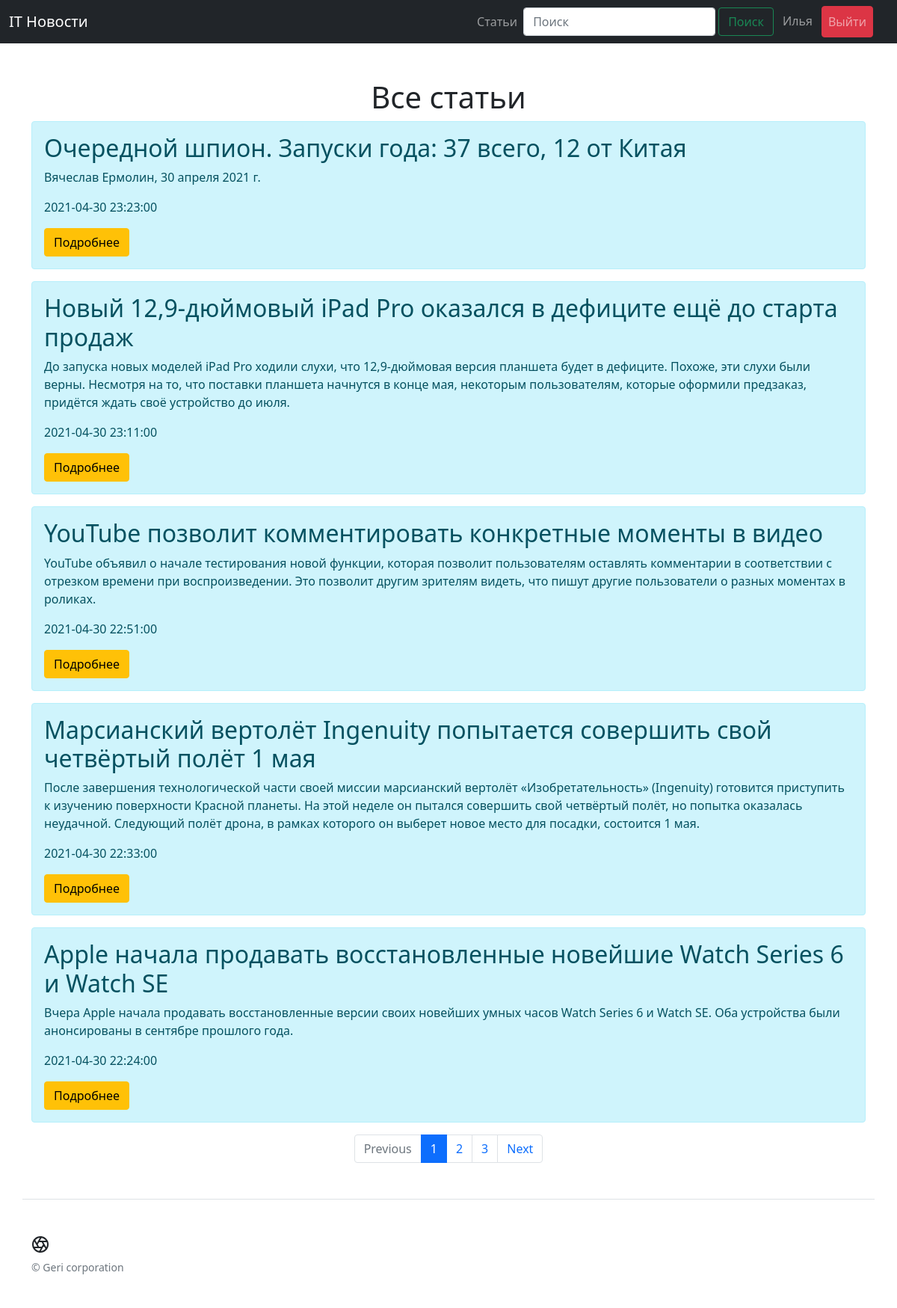
The page /posts (signed in) on the database its author committed.
### models.py (models this page shows, shortened)
class Users(db.Model, UserMixin, SerializerMixin):
    id = db.Column(db.Integer, primary_key=True, autoincrement=True)
    name = db.Column(db.Text, nullable=False)
    surname = db.Column(db.Text, nullable=False)
    email = db.Column(db.Text, nullable=False)
    password = db.Column(db.Text, nullable=False)
    created_date = db.Column(db.DateTime, nullable=False, default=datetime.datetime.utcnow)
    image = db.Column(db.Text)
    mailing = db.Column(db.Boolean, nullable=False, default=False)
    mailing_posts = db.Column(db.Text)

class Article(db.Model):
    id = db.Column(db.Integer, primary_key=True, autoincrement=True)
    title = db.Column(db.String(250), nullable=False)
    intro = db.Column(db.String(300), nullable=False)
    date = db.Column(db.DateTime, default=datetime.datetime.utcnow)
    flag = db.Column(db.Boolean, default=False)
    url = db.Column(db.Text, default='')
    post_url = db.Column(db.Text, default='')
    teleg_flag = db.Column(db.Boolean, default=False)

### app.py (the view)
@app.route('/posts', methods=['POST', 'GET'])
def posts():
    page = request.args.get('page', 1, type=int)
    if request.method == 'POST':
        search = request.form['search']
    else:
        search = request.args.get('search', None, type=str)
    if search:
        articles = Article.query.order_by(Article.date.desc()).filter(
            Article.title.like(f'%{search}%') | Article.intro.like(f'%{search}%') | Article.id.like(f'%{search}%')
        )
        next_url, prev_url, active, pages = None, None, None, None
    else:
        articles = Article.query.order_by(Article.date.desc()).paginate(page, 5, True)
        next_url = url_for('posts', page=articles.next_num) if articles.has_next else None
        prev_url = url_for('posts', page=articles.prev_num) if articles.has_prev else None
        articles = articles.items
        if page == 1:
            active, pages = 1, [1, 2, 3]
        elif next_url:
            active, pages = page, [page - 1, page, page + 1]
        else:
            active, pages = page, [page - 2, page - 1, page]
    return render_template('posts.html', articles=articles, next_url=next_url, prev_url=prev_url,
                           active=active, pages=pages)

### account_user.py (called while the page is built)
@login_manager.user_loader
def load_user(user_id):
    return Users.query.get(user_id)

### templates/posts.html (shortened to what this page needs)
{% extends 'base.html' %}
{% block body %}
	<div class="container mt-5">
		<h1 class="text-center">Все статьи</h1>
		{% for el in articles %}
			<div class="alert alert-info">
				<h2>{{ el.title }}</h2>
				<p>{{ el.intro }}</p>
				<p>{{ el.date }}</p>
				<a href="/posts/{{ el.id }}" class="btn btn-warning" target="_blank">Подробнее</a>
			</div>
		{% endfor %}
	</div>
	{% if active %}
		<nav aria-label="Page navigation example">
			<ul class="pagination justify-content-center">
				<li class="page-item {{ '' if prev_url else 'disabled' }}">
					<a class="page-link" href="{{ prev_url }}" tabindex="-1" aria-disabled="true">Previous</a>
				</li>
				<li class="page-item {{ 'active' if pages[0] == active else '' }}" aria-current="page">
					<a class="page-link" href="{{ url_for('posts', page=pages[0]) }}">{{ pages[0] }}</a>
				</li>
				<li class="page-item {{ 'active' if pages[1] == active else '' }}" aria-current="page">
					<a class="page-link" href="{{ url_for('posts', page=pages[1]) }}">{{ pages[1] }}</a>
				</li>
				<li class="page-item {{ 'active' if pages[2] == active else '' }}" aria-current="page">
					<a class="page-link" href="{{ url_for('posts', page=pages[2]) }}">{{ pages[2] }}</a>
				</li>
				<li class="page-item {{ '' if next_url else 'disabled' }}">
					<a class="page-link" href="{{ next_url }}" tabindex="-1" aria-disabled="true">Next</a>
				</li>
			</ul>
		</nav>
	{% endif %}
{% endblock %}

### templates/base.html (shortened to what this page needs)
<!DOCTYPE html>
<html lang="ru">
<head>
	<link href="https://gitcdn.github.io/bootstrap-toggle/2.2.2/css/bootstrap-toggle.min.css" rel="stylesheet">
	<link href="https://cdn.jsdelivr.net/npm/bootstrap@5.0.0-beta1/dist/css/bootstrap.min.css" rel="stylesheet"
>
</head>
<body>
<nav class="navbar navbar-expand-lg navbar-dark bg-dark">
	<div class="container-fluid">
		<a class="navbar-brand" href="/">IT Новости</a>
		<nav class="my-2 my-md-0 me-md-3">
			<div class="collapse navbar-collapse" id="navbarSupportedContent">
				<ul class="navbar-nav me-auto mb-2 mb-lg-0">
					<li class="nav-item">
						<a class="nav-link" href="/posts">Статьи</a>
					</li>
				</ul>
				<ul class="navbar-nav me-auto mb-2 mb-lg-0">
					<li class="nav-item">
						<form class="d-flex" method="post">
							<input name="search" id="search" class="form-control me-1" type="search"
							       placeholder="Поиск">
							<input class="btn btn-outline-success me-1" type="submit" value="Поиск">
						</form>
					</li>
				</ul>
				<ul class="navbar-nav me-auto mb-2 mb-lg-0">
					{% if current_user.is_authenticated %}
						<li class="nav-item me-1">
							<a class="nav-link" href="/personal_account">{{ current_user.name }}</a>
						</li>
						<li class="nav-item me-1">
							<a class="nav-link btn btn-danger " href="/logout">Выйти</a>
						</li>
					{% endif %}
				</ul>
			</div>
		</nav>
	</div>
</nav>
{% block body %}{% endblock %}
<footer class="container pt-4 my-md-5 pt-md-5 border-top">
	<div class="row">
		<div class="col-12 col-md">
			<small class="d-block mb-3 text-muted">© Geri corporation</small>
		</div>
	</div>
</footer>
</body>
</html>

### rows shown on the page
Users: name "Илья"
Article: title "Очередной шпион. Запуски года: 37 всего, 12 от Китая", intro "Вячеслав Ермолин, 30 апреля 2021 г.", date "2021-04-30 23:23:00"
Article: title "Новый 12,9-дюймовый iPad Pro оказался в дефиците ещё до старта продаж", intro "До запуска новых моделей iPad Pro ходили слухи, что 12,9-дюймовая версия планшета будет в дефиците. Похоже, эти слухи были верны. Несмотря на то, что поставки планшета начнутся в конце мая, некоторым пользователям, которые оформили предзаказ, придётся ждать своё устройство до июля.", date "2021-04-30 23:11:00"
Article: title "YouTube позволит комментировать конкретные моменты в видео", intro "YouTube объявил о начале тестирования новой функции, которая позволит пользователям оставлять комментарии в соответствии с отрезком времени при воспроизведении. Это позволит другим зрителям видеть, что пишут другие пользователи о разных моментах в роликах.", date "2021-04-30 22:51:00"
Article: title "Марсианский вертолёт Ingenuity попытается совершить свой четвёртый полёт 1 мая", intro "После завершения технологической части своей миссии марсианский вертолёт «Изобретательность» (Ingenuity) готовится приступить к изучению поверхности Красной планеты. На этой неделе он пытался совершить свой четвёртый полёт, но попытка оказалась неудачной. Следующий полёт дрона, в рамках которого он выберет новое место для посадки, состоится 1 мая.", date "2021-04-30 22:33:00"
Article: title "Apple начала продавать восстановленные новейшие Watch Series 6 и Watch SE", intro "Вчера Apple начала продавать восстановленные версии своих новейших умных часов Watch Series 6 и Watch SE. Оба устройства были анонсированы в сентябре прошлого года.", date "2021-04-30 22:24:00"

### other values the page prints
{{ pages[0] }} "1"
{{ pages[1] }} "2"
{{ pages[2] }} "3"
